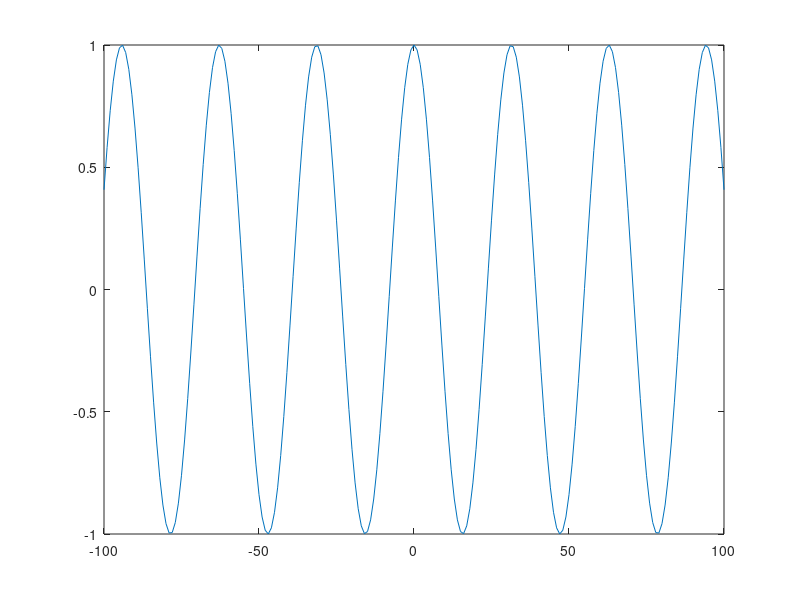

Write MATLAB code to recreate this figure.


E = 1;
w = 0.2;
t = -100:1:100;


d=100;

gauss = E*exp(-1i*w*t);
fun = @(t,E,w) E*exp(-1i*w*t);
spm = integral(@(t)fun(t,1,2),-100,100,'ArrayValued',true);



figure (9)
plot(t,gauss)


